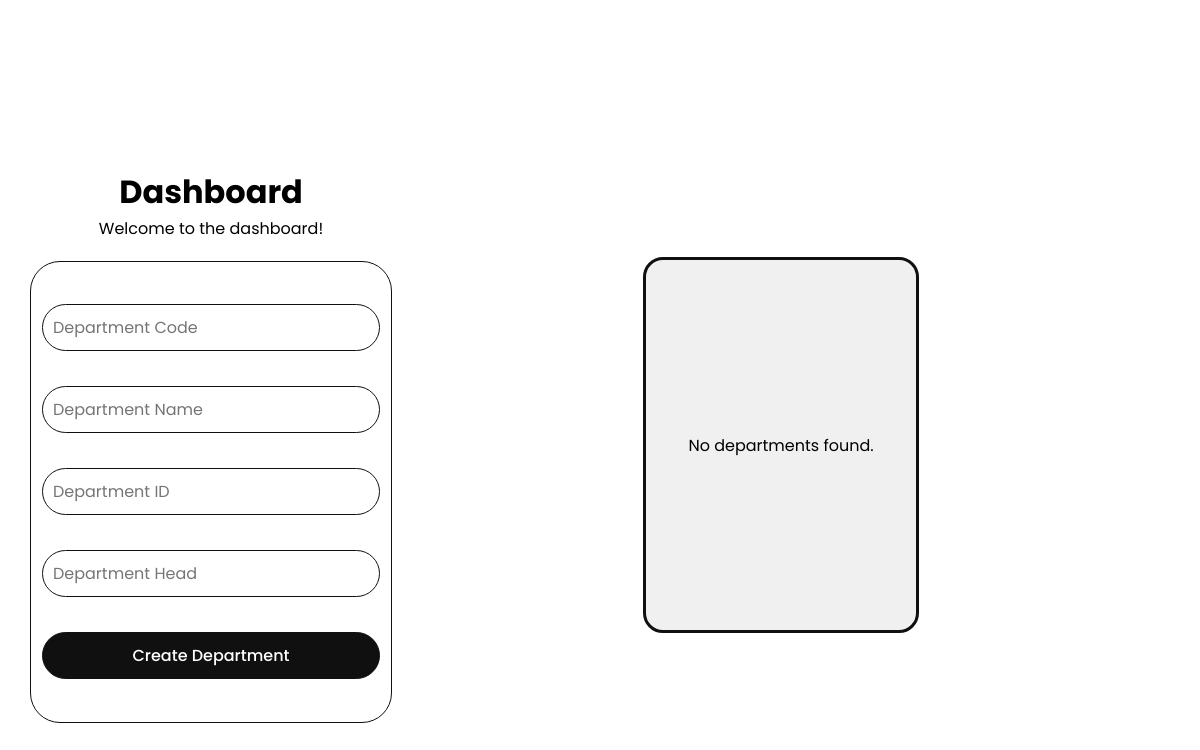
Before: / with the older database file.
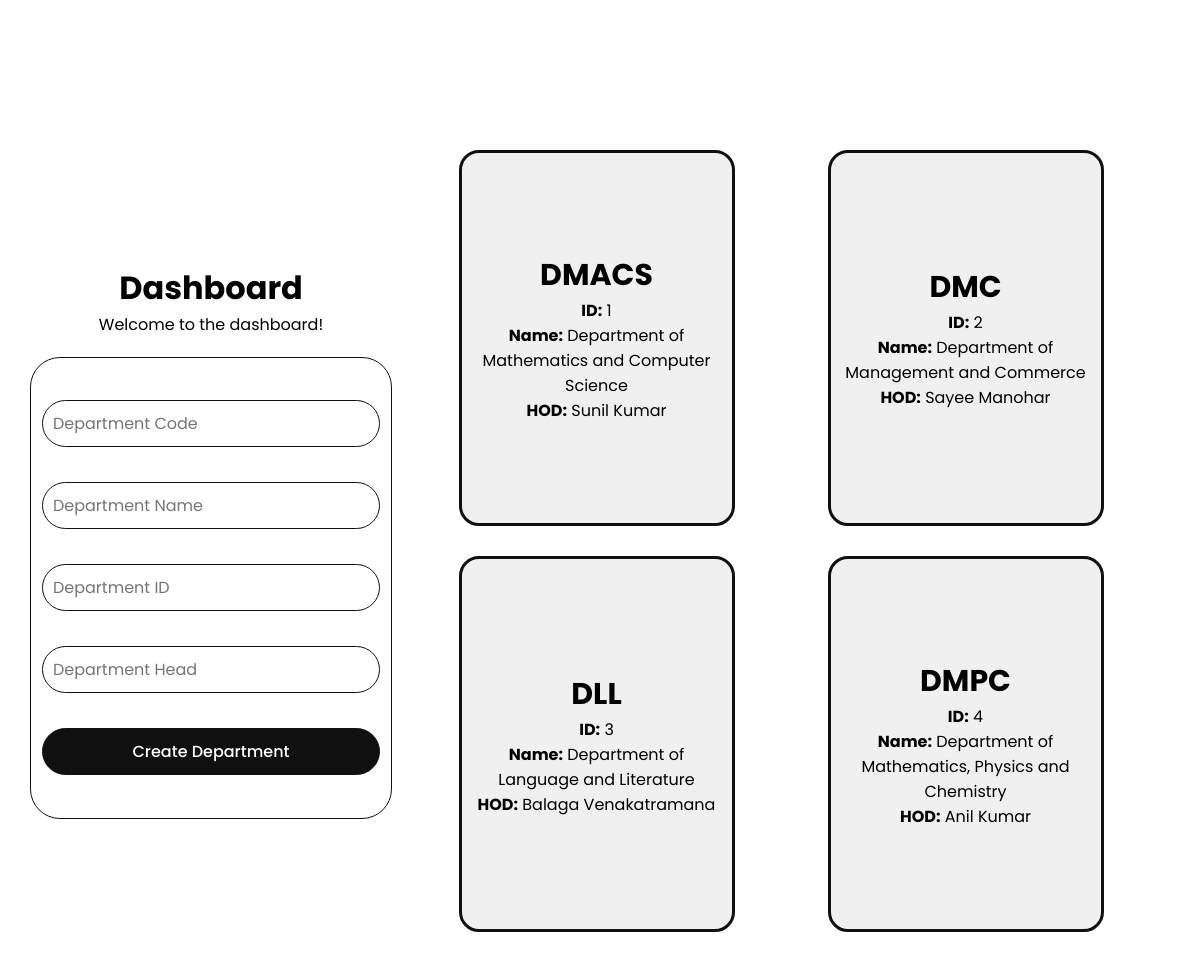
After: the same page with the newer database file.
### dashboard/models.py (models this page shows, shortened)
class Department(models.Model):
    dept_id = models.IntegerField(primary_key=True)
    dept_name = models.CharField(max_length=100)
    dept_code = models.CharField(max_length=10)
    dept_head = models.CharField(max_length=100)

### dashboard/views.py (the view, shortened to what this page needs)
# urls.py: path("", views.hom, name="home"),
def hom(request):
    depts = Department.objects.all()
    return render(request, "dashboard/index.html", {"depts": depts})

### dashboard/templates/dashboard/index.html (shortened to what this page needs)
{% load static %}
<html>
    <link rel="stylesheet" href="{% static 'dashboard/style.css' %}">
    <body>
        <div class="whole-container">
            <div class="header">
            <h1>Dashboard</h1>
            <p>Welcome to the dashboard!</p>
            <form class="form" method="POST">
                <input type="text" name="dept_code" placeholder="Department Code" required>
                <input type="text" name="dept_name" placeholder="Department Name" required>
                <input type="text" name="dept_id" placeholder="Department ID" required>
                <input type="text" name="dept_head" placeholder="Department Head" required>
                <button type="submit">Create Department</button>
                </form>
            </div>
            <div class="container">
            {% if depts %}
                {% for dep in depts %}
                <div class="card" onclick="location.href='{% url 'edit' dep.dept_id %}'">
                    <div class="dept-head">
                        <h2>{{ dep.dept_code }}</h2>
                    </div>
                    <div class="card-content">
                        <p><strong>ID:</strong> {{ dep.dept_id }}</p>
                        <p><strong>Name:</strong> {{ dep.dept_name }}</p>
                        <p><strong>HOD:</strong> {{ dep.dept_head }}</p>
                    </div>
                </div>
                {% endfor %}
                {% else %}
                    <div class="card">No departments found.</div>
                {% endif %}
            </div>
        </div>
    </body>
</html>

### dashboard/static/dashboard/style.css (style rules this page uses)
* { margin: 0px; padding: 0px; }
body { font-family: "Poppins", sans-serif; }
.whole-container { display: flex; align-items: center; height: 100%; padding: 30px; }
.header { margin-top: 50px; height: fit-content; display: flex; flex-direction: column; justify-content: space-between; align-items: center; }
.form { display: grid; width: 100%; align-items: center; justify-content: center; margin-top: 20px; margin-bottom: 20px; padding: 30px; gap: 10px; width: 300px; height: 400px; border: #101010 1px solid; border-radius: 30px; }
input { all: unset; margin: 0px; border: #101010 1px solid; border-radius: 30px; padding: 10px; }
button { all: unset; background-color: #101010; color: white; padding: 10px 20px; border-radius: 30px; cursor: pointer; border: #101010 1px solid; font-weight: 500; text-align: center; }
.container { width: 100%; height: 80vh; overflow-y: scroll; padding: 20px; margin-top: 30px; display: grid; grid-template-columns: repeat(auto-fit, minmax(300px, 1fr)); row-gap: 20px; justify-content: center; }
.card { display: flex; place-self: center; flex-direction: column; align-items: center; justify-content: center; padding: 10px; width: 250px; height: 350px; border-radius: 20px; border: #101010 3px solid; background-color: #f0f0f0; cursor: pointer; transition: 0.2s ease-in; }
.dept-head { font-size: 20px; font-weight: 600; }
.card-content { text-align: center; }

Changed rows visible on the page:
added Department: dept_code "DMACS", dept_id "1", dept_name "Department of Mathematics and Computer Science", dept_head "Sunil Kumar"
added Department: dept_code "DMC", dept_id "2", dept_name "Department of Management and Commerce", dept_head "Sayee Manohar"
added Department: dept_code "DLL", dept_id "3", dept_name "Department of Language and Literature", dept_head "Balaga Venakatramana"
added Department: dept_code "DMPC", dept_id "4", dept_name "Department of Mathematics, Physics and Chemistry", dept_head "Anil Kumar"
Other visible differences:
text no longer shown: "No departments found."
